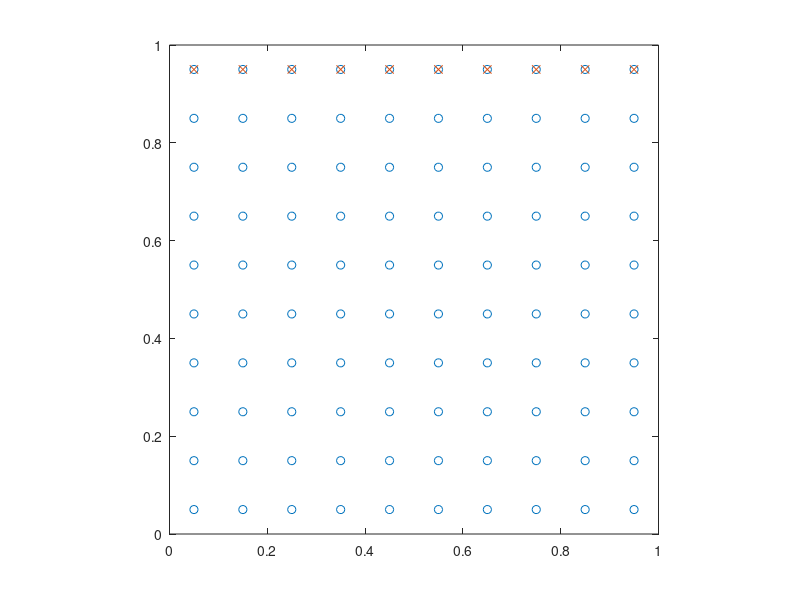

This chart was generated by the following MATLAB code:

clear;

ndim = 2;

Lx = 1;
Ly = 1;

nx = 10;
% nx = 20;
% nx = 40;
% nx = 80;

dh = Lx/nx;
ny = round(Ly/dh);

re = dh * 2.1;
% re = dh * 3.1;

wfunc = @(r) (re./r - 1);

% generate particle
partnum = 0;
xpart = [];
ypart = [];
volpart = [];
surfflag = [];
for j = 1:ny
    yy = (j-0.5)*dh;
    
    partnum = partnum + nx;
    xpart(end+1:end+nx,1) = ((1:nx)-0.5).*dh;
    ypart(end+1:end+nx,1) = yy;
    volpart(end+1:end+nx,1) = dh^2;
    surfflag(end+1:end+nx,1) = logical(j==ny);
end
surfflag = logical(surfflag);
surflist = find(surfflag)';
nsurf = numel(surflist);



% calculate n0
nrange = round(re/dh+1);
nzero = 0;
for i = -nrange:nrange
for j = -nrange:nrange
    if i~=0 || j~=0
        rr = sqrt((i*dh)^2 + (j*dh)^2);
        if rr < re
            nzero = nzero + wfunc(rr);
        end
    end
end
end

npart = [];
for ipart = 1:partnum
    isurf = ipart;
    rx = xpart - xpart(ipart);
    ry = ypart - ypart(ipart);
    rr = sqrt(rx.^2 + ry.^2);
    reflag = (rr<re); reflag(ipart) = 0;
    relist = find(reflag);
    rewgt = wfunc(rr(relist));
    
    npart(isurf,1) = sum(rewgt);
    
    conn(isurf).neighnum = numel(relist);
    conn(isurf).neighlist = relist';
    conn(isurf).neighwgt = rewgt;
    conn(isurf).neighrx = rx(relist);
    conn(isurf).neighry = ry(relist);
    conn(isurf).neighrr = rr(relist);
end


% surfflag = (npart<0.95*nzero);
% surfflag(xpart.^2+ypart.^2<(Ra+Rb)/2) = 0;
% surflist = find(surfflag)';
% nsurf = numel(surflist);

if 1
    figure;
    plot(xpart,ypart,'o', xpart(surfflag),ypart(surfflag),'x');
    axis equal;
    axis([0 Lx 0 Ly]);
    % return
end
if 0
    figure;
    for isurf = 1:nsurf
        plot(xpart,ypart,'o');
        hold on;
        ipart = surflist(isurf);
        plot(xpart(ipart),ypart(ipart),'x', xpart(conn(isurf).neighlist),ypart(conn(isurf).neighlist),'+');
        hold off;
        axis equal;
        pause;
    end
end



% qxfunc = @(x,y) -x ./ sqrt(x.^2+y.^2);
% qyfunc = @(x,y) -y ./ sqrt(x.^2+y.^2);
% qdivfunc = @(x,y) -1 ./ sqrt(x.^2+y.^2);
% qxfunc = @(x,y) zeros(size(x));
qxfunc = @(x,y) ones(size(x));
qyfunc = @(x,y) -ones(size(y));
qdivfunc = @(x,y) zeros(size(x));

spart = [];
if 0
    for isurf = 1:nsurf
        ipart = surflist(isurf);
        ineigh = conn(ipart).neighlist;
        ineighrx = conn(ipart).neighrx;
        ineighry = conn(ipart).neighry;
        ineighr2 = conn(ipart).neighrr.^2;
        ineighw = conn(ipart).neighwgt;
        
        qxi = qxfunc(xpart(ipart),ypart(ipart));
        qyi = qyfunc(xpart(ipart),ypart(ipart));
        
        qxs = qxfunc(xpart(ineigh),ypart(ineigh));
        qys = qyfunc(xpart(ineigh),ypart(ineigh));
        
        qqs = (qxs.*ineighrx+qys.*ineighry) ./ ineighr2 .* ineighw;
        
        divinner = ndim/nzero * sum(qqs(~surfflag(ineigh)));
        
        divqext = qdivfunc(xpart(ipart),ypart(ipart));
        
        spart(isurf,1) = -divqext + divinner;
        % spart(isurf,1) = -divqext;
    end
end
if 0
    for isurf = 1:nsurf
        ipart = surflist(isurf);
        ineigh = conn(ipart).neighlist;
        ineighrx = conn(ipart).neighrx;
        ineighry = conn(ipart).neighry;
        ineighr2 = conn(ipart).neighrr.^2;
        ineighw = conn(ipart).neighwgt;
        
        qxi = qxfunc(xpart(ipart),ypart(ipart));
        qyi = qyfunc(xpart(ipart),ypart(ipart));
        
        qxs = qxfunc(xpart(ineigh),ypart(ineigh));
        qys = qyfunc(xpart(ineigh),ypart(ineigh));
        qxs(~surfflag(ineigh)) = 0;
        qys(~surfflag(ineigh)) = 0;
        
        qqs = ((qxs-qxi).*ineighrx + (qys-qyi).*ineighry) ./ ineighr2 .* ineighw;
        
        spart(isurf,1) = -ndim/nzero * sum(qqs);
    end
end
if 1
    % mid-particle
    for isurf = 1:nsurf
        ipart = surflist(isurf);
        ineigh = conn(ipart).neighlist;
        ineighrx = conn(ipart).neighrx;
        ineighry = conn(ipart).neighry;
        ineighr2 = conn(ipart).neighrr.^2;
        ineighw = conn(ipart).neighwgt;
        
        qxi = qxfunc(xpart(ipart),ypart(ipart));
        qyi = qyfunc(xpart(ipart),ypart(ipart));
        
        qxs = qxfunc(xpart(ineigh),ypart(ineigh));
        qys = qyfunc(xpart(ineigh),ypart(ineigh));
        % qxs = (qxs + qxi) / 2;
        % qys = (qys + qxi) / 2;
        % qxs = qxs - qxi;
        % qys = qys - qyi;
        % qxs = qxs + qxi;
        % qys = qys + qyi;
        
        qqs = (qxs.*ineighrx+qys.*ineighry) ./ ineighr2 .* ineighw;
        
        divinner = 2*ndim/nzero * sum(qqs(:));
        
        divqext = qdivfunc(xpart(ipart),ypart(ipart));
        
        spart(isurf,1) = -divqext + divinner;
        % spart(isurf,1) = -divqext;
    end
end
svolpart = spart .* volpart(surfflag);
sum(svolpart)

if 0
    ipart = floor(partnum/2);
    assert(~surfflag(ipart));
    
    ineigh = conn(ipart).neighlist;
    ineighrx = conn(ipart).neighrx;
    ineighry = conn(ipart).neighry;
    ineighr2 = conn(ipart).neighrr.^2;
    ineighw = conn(ipart).neighwgt;
    
    qxi = qxfunc(xpart(ipart),ypart(ipart));
    qyi = qyfunc(xpart(ipart),ypart(ipart));
    
    qxs = qxfunc(xpart(ineigh),ypart(ineigh));
    qys = qyfunc(xpart(ineigh),ypart(ineigh));
    
    divq = ((qxs-qxi).*ineighrx + (qys-qyi).*ineighry) ./ ineighr2 .* ineighw;
    divq = ndim/nzero * sum(divq);
    
    [divq, qdivfunc(xpart(ipart),ypart(ipart))]
end













